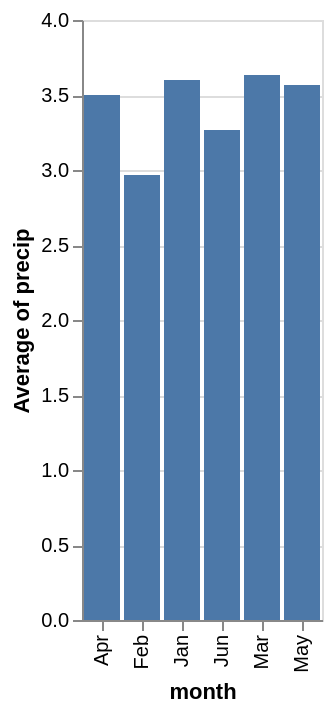

Notebook cell for this chart:
### Markdown cell above
By default, Altair sorts axis values alphabetically. To get chronological order, you must explicitly specify the sort order:

### Code cell
# Default: sorted alphabetically (Apr, Feb, Jan, Jun, Mar, May)
alt.Chart(weather).mark_bar().encode(
    x='month:O',
    y='average(precip):Q'
)

### Figure 1 — Vega-Lite specification as saved in the notebook (floating-point values rounded to 4 significant figures)
{"config": {"view": {"continuousWidth": 300, "continuousHeight": 300}}, "data": {"name": "data-a0edf122470d64c801b829f5c0e672f9"}, "mark": {"type": "bar"}, "encoding": {"x": {"field": "month", "type": "ordinal"}, "y": {"aggregate": "average", "field": "precip", "type": "quantitative"}}, "$schema": "https://vega.github.io/schema/vega-lite/v6.1.0.json", "datasets": {"data-a0edf122470d64c801b829f5c0e672f9": [{"city": "Seattle", "month": "Jan", "precip": 5.2, "temp": 42}, {"city": "Seattle", "month": "Feb", "precip": 3.9, "temp": 45}, {"city": "Seattle", "month": "Mar", "precip": 4.1, "temp": 50}, {"city": "Seattle", "month": "Apr", "precip": 2.8, "temp": 55}, {"city": "Seattle", "month": "May", "precip": 2.1, "temp": 62}, {"city": "Seattle", "month": "Jun", "precip": 1.6, "temp": 68}, {"city": "New York", "month": "Jan", "precip": 3.6, "temp": 35}, {"city": "New York", "month": "Feb", "precip": 3.1, "temp": 38}, {"city": "New York", "month": "Mar", "precip": 4.2, "temp": 48}, {"city": "New York", "month": "Apr", "precip": 4.0, "temp": 58}, {"city": "New York", "month": "May", "precip": 4.5, "temp": 68}, {"city": "New York", "month": "Jun", "precip": 4.2, "temp": 77}, {"city": "Chicago", "month": "Jan", "precip": 2.0, "temp": 28}, {"city": "Chicago", "month": "Feb", "precip": 1.9, "temp": 32}, {"city": "Chicago", "month": "Mar", "precip": 2.6, "temp": 42}, {"city": "Chicago", "month": "Apr", "precip": 3.7, "temp": 52}, {"city": "Chicago", "month": "May", "precip": 4.1, "temp": 64}, {"city": "Chicago", "month": "Jun", "precip": 4.0, "temp": 74}]}}
